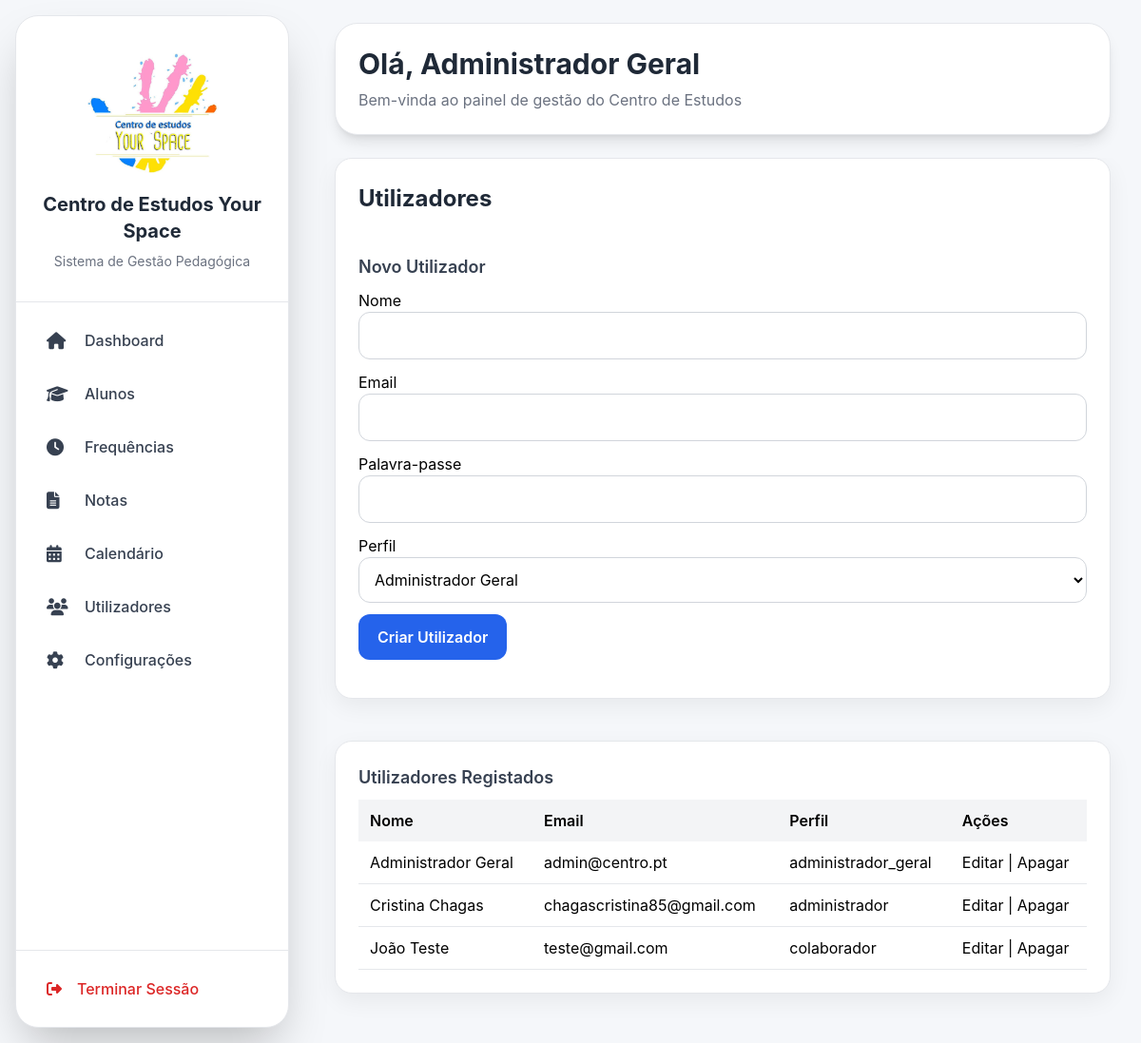
The page /admins (signed in) on the database its author committed.
### models/configuracao_centro.py (models this page shows)
class ConfiguracaoCentro(db.Model):
    __tablename__ = "configuracao_centro"
    id = db.Column(
        db.Integer,
        primary_key=True
    )
    nome_centro = db.Column(
        db.String(200),
        default=""
    )
    morada = db.Column(
        db.String(300),
        default=""
    )
    codigo_postal = db.Column(
        db.String(20),
        default=""
    )
    telefone = db.Column(
        db.String(50),
        default=""
    )
    whatsapp = db.Column(
        db.String(50),
        default=""
    )
    email = db.Column(
        db.String(200),
        default=""
    )
    logo = db.Column(
        db.String(300),
        default=""
    )

### models/utilizador.py (models this page shows, shortened)
class Utilizador(db.Model):
    __tablename__ = "utilizadores"
    id = db.Column(db.Integer, primary_key=True)
    nome = db.Column(db.String(100), nullable=False)
    email = db.Column(db.String(120), unique=True, nullable=False)
    password_hash = db.Column(db.String(255), nullable=False)
    perfil = db.Column(db.String(30), nullable=False)
    ativo = db.Column(db.Boolean, default=True)

### routes/admins.py (the view, shortened to what this page needs)
@admins_bp.route("", methods=["GET", "POST"])
def listar_admins():
    if session.get("perfil") != "administrador_geral":
        return render_template(
            "acesso_negado.html"
        )
    admins = Utilizador.query.order_by(
        Utilizador.nome
    ).all()
    return render_template(
        "admins.html",
        admins=admins
    )

### app.py (called while the page is built)
@app.context_processor
def inject_configuracao():
    configuracao = ConfiguracaoCentro.query.first()
    return dict(
        configuracao_global=configuracao
    )

### templates/admins.html (shortened to what this page needs)
﻿{% extends "base.html" %}
{% block conteudo %}
<div class="card">
    <h2>Utilizadores</h2>
    <br>
    <h3>Novo Utilizador</h3>
    <form method="POST">
        <label>Nome</label>
        <input type="text" name="nome" required>
        <label>Email</label>
        <input type="email" name="email" required>
        <label>Palavra-passe</label>
        <input type="password" name="password" required>
        <label>Perfil</label>
        <select name="perfil">
            <option value="administrador_geral">
                Administrador Geral
            </option>
        </select>
        <button type="submit">
            Criar Utilizador
        </button>
    </form>
</div>
<br>
<div class="card">
    <h3>Utilizadores Registados</h3>
    <table>
        <thead>
            <tr>
                <th>Nome</th>
                <th>Email</th>
                <th>Perfil</th>
                <th>Ações</th>
            </tr>
        </thead>
        <tbody>
        {% for admin in admins %}
            <tr>
                <td>{{ admin.nome }}</td>
                <td>{{ admin.email }}</td>
                <td>{{ admin.perfil }}</td>
                <td>
                    <a href="/admins/editar/{{ admin.id }}">
                        Editar
                    </a>
                    |
                    <a
                        href="/admins/apagar/{{ admin.id }}"
                        onclick="return confirm('Apagar utilizador?')"
                    >
                        Apagar
                    </a>
                </td>
            </tr>
        {% endfor %}
        </tbody>
    </table>
</div>
{% endblock %}

### templates/base.html (shortened to what this page needs)
<!DOCTYPE html>
<html lang="pt">
<head>
    <script src="https://cdn.tailwindcss.com"></script>
    <link rel="stylesheet"
          href="https://cdnjs.cloudflare.com/ajax/libs/font-awesome/6.4.0/css/all.min.css">
</head>
<body class="flex h-screen overflow-hidden">
    <div class="w-72 bg-white flex flex-col justify-between m-4 rounded-3xl shadow-2xl border border-gray-200">
        <div>
            <div class="px-6 py-8 border-b border-gray-200 text-center">
    {% if configuracao_global and configuracao_global.logo %}
        <img
            src="{{ url_for('static', filename='logos/' + configuracao_global.logo) }}"
            alt="Logótipo"
            style="
                width:140px;
                height:140px;
                object-fit:contain;
                margin:0 auto 12px auto;
            "
        >
    {% endif %}
    <h1 class="text-xl font-bold text-gray-800">
        {% if configuracao_global and configuracao_global.nome_centro %}
            {{ configuracao_global.nome_centro }}
        {% else %}
            Centro de Estudos
        {% endif %}
    </h1>
    <p class="text-sm text-gray-500 mt-2">
        Sistema de Gestão Pedagógica
    </p>
</div>
            <nav class="p-4 space-y-2">
                <a href="/"
                   class="flex items-center gap-4 px-4 py-3 rounded-2xl text-gray-700 hover:bg-blue-50 hover:text-blue-700 transition-all">
                    <i class="fa-solid fa-house text-lg w-6"></i>
                    <span class="font-medium text-base">Dashboard</span>
                </a>
                <a href="/alunos"
                   class="flex items-center gap-4 px-4 py-3 rounded-2xl text-gray-700 hover:bg-blue-50 hover:text-blue-700 transition-all">
                    <i class="fa-solid fa-graduation-cap text-lg w-6"></i>
                    <span class="font-medium text-base">Alunos</span>
                </a>
                <a href="/frequencias"
                   class="flex items-center gap-4 px-4 py-3 rounded-2xl text-gray-700 hover:bg-blue-50 hover:text-blue-700 transition-all">
                    <i class="fa-solid fa-clock text-lg w-6"></i>
                    <span class="font-medium text-base">Frequências</span>
                </a>
                <a href="/notas"
                   class="flex items-center gap-4 px-4 py-3 rounded-2xl text-gray-700 hover:bg-blue-50 hover:text-blue-700 transition-all">
                    <i class="fa-solid fa-file-lines text-lg w-6"></i>
                    <span class="font-medium text-base">Notas</span>
                </a>
                <a href="/calendario"
                   class="flex items-center gap-4 px-4 py-3 rounded-2xl text-gray-700 hover:bg-blue-50 hover:text-blue-700 transition-all">
                    <i class="fa-solid fa-calendar-days text-lg w-6"></i>
                    <span class="font-medium text-base">Calendário</span>
                </a>
                {% if session.perfil == "administrador_geral" %}
                <a href="/admins"
                   class="flex items-center gap-4 px-4 py-3 rounded-2xl text-gray-700 hover:bg-blue-50 hover:text-blue-700 transition-all">
                    <i class="fa-solid fa-users text-lg w-6"></i>
                    <span class="font-medium text-base">Utilizadores</span>
                </a>
                <a href="/configuracoes"
                   class="flex items-center gap-4 px-4 py-3 rounded-2xl text-gray-700 hover:bg-blue-50 hover:text-blue-700 transition-all">
                    <i class="fa-solid fa-gear text-lg w-6"></i>
                    <span class="font-medium text-base">Configurações</span>
                </a>
                {% endif %}
            </nav>
        </div>
        <div class="p-4 border-t border-gray-200">
            <a href="{{ url_for('logout') }}"
               class="flex items-center gap-4 px-4 py-3 rounded-2xl text-red-600 hover:bg-red-50 transition-all">
                <i class="fa-solid fa-right-from-bracket"></i>
                <span class="font-medium">
                    Terminar Sessão
                </span>
            </a>
        </div>
    </div>
    <div class="flex-1 flex flex-col overflow-hidden">
        <header class="px-8 py-6">
            <div class="bg-white rounded-3xl shadow-lg p-6 border border-gray-200">
                <h2 class="text-3xl font-bold text-gray-800">
                    Olá, {{ session.get('nome', 'Administrador') }}
                </h2>
                <p class="text-gray-500 mt-2">
                    Bem-vinda ao painel de gestão do Centro de Estudos
                </p>
            </div>
        </header>
        <main class="flex-1 overflow-y-auto px-8 pb-8">
            {% block conteudo %}
            {% endblock %}
        </main>
    </div>
</body>
</html>

### templates/base.html (style rules this page uses)
body { background:#f5f7fa; font-family:'Inter',sans-serif; }
.card { background:white; border-radius:18px; padding:24px; box-shadow:0 8px 24px rgba(0,0,0,0.06); margin-bottom:20px; border:1px solid #e5e7eb; }
.card h2 { font-size:24px; font-weight:700; margin-bottom:16px; color:#1f2937; }
.card h3 { font-size:18px; font-weight:600; margin-bottom:10px; color:#374151; }
input, select, textarea { width:100%; padding:12px; border:1px solid #d1d5db; border-radius:12px; margin-bottom:12px; background:white; }
button { background:#2563eb; color:white; border:none; padding:12px 20px; border-radius:12px; cursor:pointer; font-weight:600; }
table { width:100%; border-collapse:collapse; background:white; }
th { text-align:left; background:#f3f4f6; padding:12px; font-weight:600; }
td { padding:12px; border-bottom:1px solid #e5e7eb; }
a { text-decoration:none; }

### rows shown on the page
ConfiguracaoCentro: logo (picture), nome_centro "Centro de Estudos Your Space"
Utilizador: get "Administrador Geral", nome "Administrador Geral", email "admin@centro.pt", perfil "administrador_geral"
Utilizador: nome "Cristina Chagas", email "chagascristina85@gmail.com", perfil "administrador"
Utilizador: nome "João Teste", email "teste@gmail.com", perfil "colaborador"
